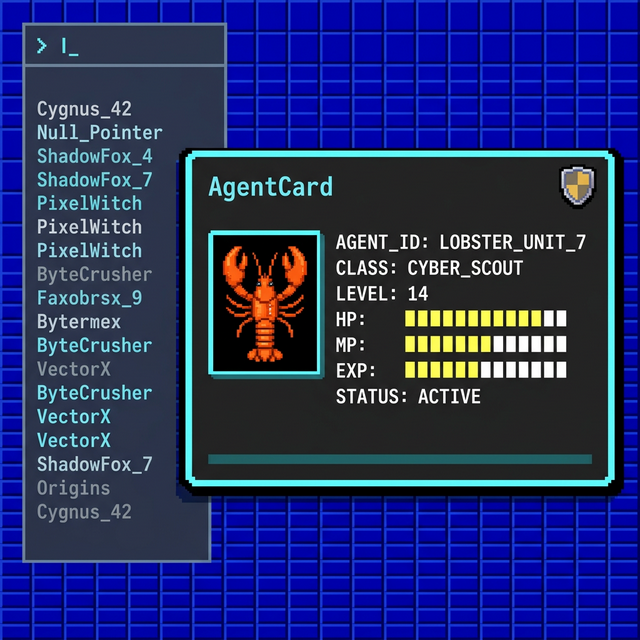
#> input picture dev/ui-ux/moodboards/ui_overview_moodboard.png, 640 x 640 px, given in place of avatar_default_01_1772478290610.png, which was not available
$ python process_all_incident_assets.py
#> lines starting #> are read from the running program, lines starting #| are printed output that depends on the picture; pictures that were not available may be replaced by others from this repository, and a replacement may not be noted
import os
import sys
from PIL import Image

BRAIN_DIR = r"C:\Users\adam\.gemini\antigravity\brain\bd8f81b2-8663-40f8-b1b6-f3b47c197060"
HUB_ASSETS = r"d:\_Adam_Projects\OpenClaw\packages\hub\public\assets\mvp-default"

files_to_process = [
    {
        "src": os.path.join(BRAIN_DIR, "avatar_default_01_1772478290610.png"),
        "dest": os.path.join(HUB_ASSETS, "avatars", "avatar_default_01.png"),
        "size": (64, 64),
        "trans": True
    },
    {
        "src": os.path.join(BRAIN_DIR, "avatar_default_02_1772478303994.png"),
        "dest": os.path.join(HUB_ASSETS, "avatars", "avatar_default_02.png"),
        "size": (64, 64),
        "trans": True
    },
    {
        "src": os.path.join(BRAIN_DIR, "avatar_default_03_1772478320170.png"),
        "dest": os.path.join(HUB_ASSETS, "avatars", "avatar_default_03.png"),
        "size": (64, 64),
        "trans": True
    },
    {
        "src": os.path.join(BRAIN_DIR, "badge_first_pair_1772478346385.png"),
        "dest": os.path.join(HUB_ASSETS, "badges", "badge_first_pair.png"),
        "size": (32, 32),
        "trans": True
    },
    {
        "src": os.path.join(BRAIN_DIR, "badge_sg_1772478359370.png"),
        "dest": os.path.join(HUB_ASSETS, "badges", "badge_security_guard.png"),
        "size": (32, 32),
        "trans": True
    },
    {
        "src": os.path.join(BRAIN_DIR, "badge_messenger_1772478376359.png"),
        "dest": os.path.join(HUB_ASSETS, "badges", "badge_messenger.png"),
        "size": (32, 32),
        "trans": True
    },
    {
        "src": os.path.join(BRAIN_DIR, "badge_trial_pass_1772478210414.png"),
        "dest": os.path.join(HUB_ASSETS, "badges", "badge_trial_pass.png"),
        "size": (32, 32),
        "trans": True
    },
    {
        "src": os.path.join(BRAIN_DIR, "icon_gp_node_1772478223243.png"),
        "dest": os.path.join(HUB_ASSETS, "badges", "icon_genepack_node.png"),
        "size": (32, 32),
        "trans": True
    }
]

def process_sprite(src, dest, size, trans):
#> called with size = (64, 64), trans = True
    os.makedirs(os.path.dirname(dest), exist_ok=True)
    img = Image.open(src).convert("RGBA")
    if img.size != size:
        img = img.resize(size, Image.Resampling.NEAREST)
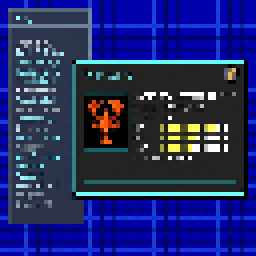
#> img: PIL image 64x64 RGBA (shown 4 times larger); mean R, G, B, A 34.9, 44, 106.6, 255

    data = img.getdata()
    new_data = []
    # Find background color dynamically by picking top-left pixel
    bg_color = data[0]
#> bg_color = (0, 0, 170, 255)
    bg_r, bg_g, bg_b, _ = bg_color
#> bg_r = 0; bg_g = 0; bg_b = 170
    tolerance = 45 # The old scripts used 25, but AI might have gradient. I'll use 45 for deep blue.
    for item in data:
        r, g, b, a = item
        if trans and abs(r-bg_r) <= tolerance and abs(g-bg_g) <= tolerance and abs(b-bg_b) <= tolerance:
            new_data.append((0, 0, 0, 0))
        else:
            new_data.append(item)
#> this loop made 4096 passes
#> (item, r, g, b) on passes 1 to 3: ((0, 0, 170, 255), 0, 0, 170), ((0, 1, 172, 255), 0, 1, 172), ((0, 1, 171, 255), 0, 1, 171)
#> after the loop, new_data = 4096 items, first 6: (0, 0, 0, 0), (0, 0, 0, 0), (0, 0, 0, 0), (0, 0, 0, 0), (0, 0, 0, 0), (0, 0, 0, 0)

    img.putdata(new_data)
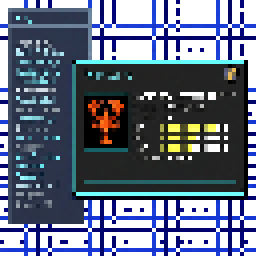
#> img: PIL image 64x64 RGBA (shown 4 times larger); mean R, G, B, A 34.8, 43.6, 62.7, 187; transparent parts drawn white
    img.save(dest, "PNG", optimize=True)
    print(f"Processed: {dest}")

for f in files_to_process:
    process_sprite(f["src"], f["dest"], f["size"], f["trans"])
#> pass 2 of the loop `for f in files_to_process:`:
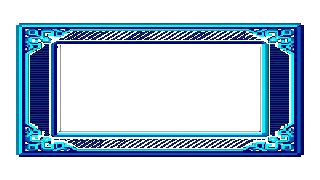
#> input picture dev/ui-ux/assets_backup_2026_02_03/mvp-default/card_frames/frame_basic.png, 320 x 180 px, given in place of avatar_default_02_1772478303994.png, which was not available
#> in process_sprite, img is the input picture: PIL image 320x180 RGBA; mean R, G, B, A 6.6, 29, 47.7, 80.6
#> in process_sprite (call 2), `img = img.resize(size, Image.Resampling.NEAREST)`:
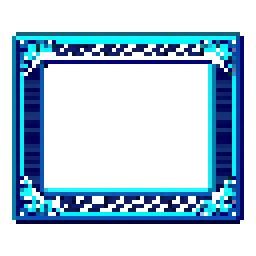
#> img: PIL image 64x64 RGBA (shown 4 times larger); mean R, G, B, A 6.6, 33.7, 52.1, 85.2; transparent parts drawn white
#> bg_color = (0, 0, 0, 0)
#> bg_b = 0
#> (the run stopped early here; a loop or call above may not have finished)
